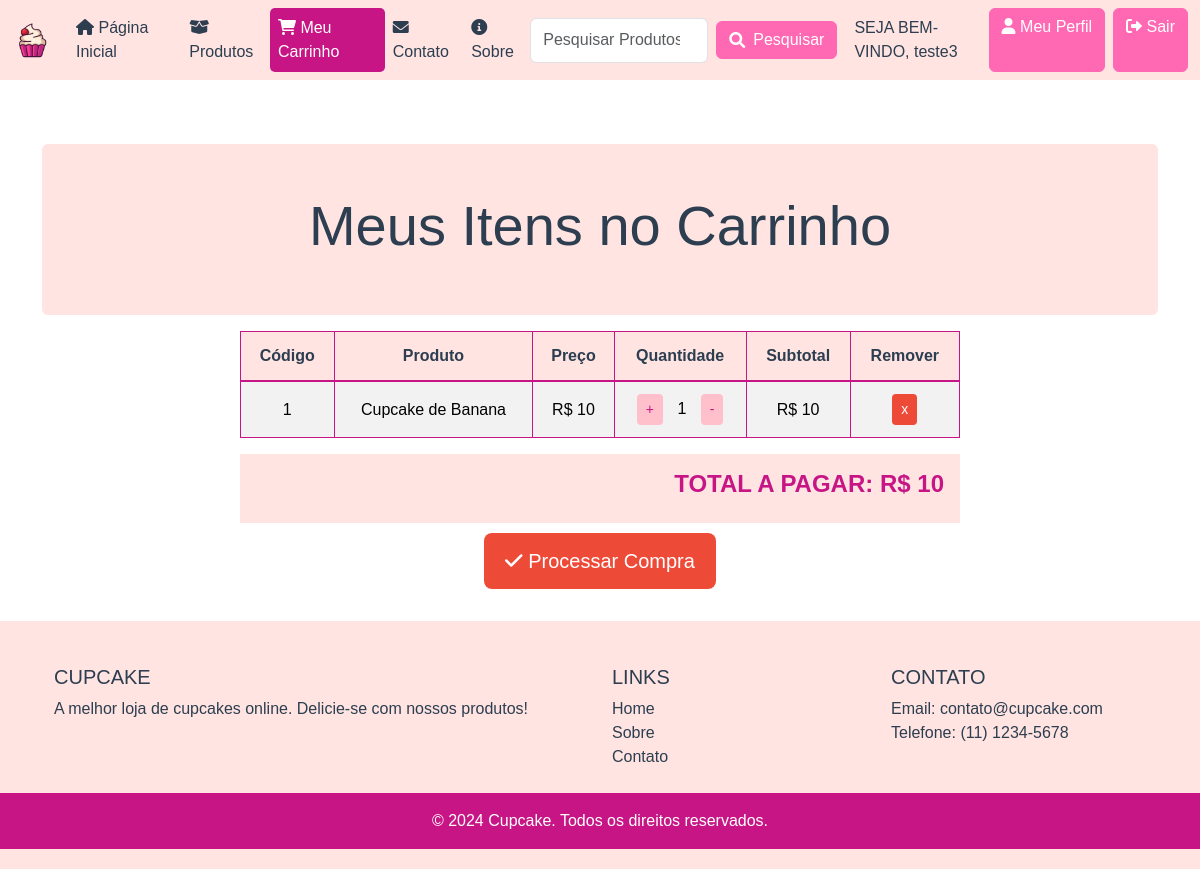
/meucarrinho/ (signed in), run on the app's committed database.
### cake/models.py (models this page shows, shortened)
class CarrinhoProduto(models.Model):
    carrinho = models.ForeignKey(Carrinho, on_delete=models.CASCADE)
    produto = models.ForeignKey(Produto, on_delete=models.CASCADE)
    avaliacao = models.PositiveIntegerField()
    quantidade = models.PositiveIntegerField()
    subtotal = models.PositiveIntegerField()

class Produto(models.Model):
    titulo = models.CharField(max_length=200)
    slug = models.SlugField(unique=True)
    categoria = models.ForeignKey(Categoria, on_delete=models.CASCADE)
    image = models.ImageField(upload_to="produtos")
    preco = models.PositiveIntegerField()
    descricao = models.TextField()

class Carrinho(models.Model):
    cliente = models.ForeignKey(Cliente, on_delete=models.SET_NULL, null=True, blank=True)
    total = models.PositiveIntegerField(default=0)
    criado_em = models.DateTimeField(auto_now_add=True)

### cake/views.py (the view)
# urls.py: path("meucarrinho/", meucarrinhoView.as_view(), name="meucarrinho"),
class meucarrinhoView(LojaMixin, TemplateView):
    template_name = "meucarrinho.html"
    def get_context_data(self, **kwargs):
        context = super().get_context_data(**kwargs)
        carrinho_id = self.request.session.get("carrinho_id", None)
        if carrinho_id:
            try:
                carrinho = Carrinho.objects.get(id=carrinho_id)
            except Carrinho.DoesNotExist:
                carrinho = None
        else:
            carrinho = None
        context['carrinho'] = carrinho
        return context

### cake/views.py (called while the page is built)
    def dispatch(self, request, *args, **kwargs):
        carrinho_id = request.session.get("carrinho_id")
        if carrinho_id:
            carrinho_obj = Carrinho.objects.get(id=carrinho_id)
            if request.user.is_authenticated and request.user.cliente:
                carrinho_obj.cliente = request.user.cliente
                carrinho_obj.save()
        return super().dispatch(request, *args, **kwargs)

### templates/meucarrinho.html (shortened to what this page needs)
{% extends 'base.html' %}
{% block content %}
<div class="container mt-3">
    {% if carrinho.carrinhoproduto_set.all %}
        <div class="row mb-3">
            <div class="col-md-12 text-center bg-light-pink p-5 rounded">
                <h1 class="display-4">Meus Itens no Carrinho</h1>
            </div>
        </div>
        <div class="row mb-3">
            <div class="col-md-8 offset-md-2">
                <table class="table table-striped table-bordered">
                    <thead class="bg-pink text-light">
                    <tr>
                        <th>Código</th>
                        <th>Produto</th>
                        <th>Preço</th>
                        <th>Quantidade</th>
                        <th>Subtotal</th>
                        <th>Remover</th>
                    </tr>
                    </thead>
                    <tbody>
                        {% for cp in carrinho.carrinhoproduto_set.all %}
                        <tr>
                            <td>{{ forloop.counter }}</td>
                            <td>{{ cp.produto.titulo }}</td>
                            <td>R$ {{ cp.produto.preco }}</td>
                            <td>
                                <a href="{% url 'cake:gerenciarcarrinho' cp.id %}?acao=inc" class="btn btn-sm" style="margin-right:10px; background-color:pink;text-decoration: none;">+</a>
                                {{ cp.quantidade }}
                                <a href="{% url 'cake:gerenciarcarrinho' cp.id %}?acao=dcr" class="btn btn-sm" style="margin-left:10px; background-color:pink;text-decoration: none;">-</a>
                            </td>
                            <td>R$ {{ cp.subtotal }}</td>
                            <td>
                                <a href="{% url 'cake:gerenciarcarrinho' cp.id %}?acao=rmv" class="btn btn-sm" style="background-color:#ee4a38;text-decoration: none; color: white;">x</a>
                            </td>
                        </tr>
                        {% endfor %}
                    </tbody>
                </table>
                <div class="bg-light-pink p-3">
                    <h4 class="text-end fw-bold">TOTAL A PAGAR: R$ {{ carrinho.total }}</h4>
                </div>
                <div class="row text-center mb-3" style="margin-top:10px;">
                    <div class="col">
                        <a href="{% url 'cake:checkout' %}" class="btn btn-lg" style="background-color: #ee4a38 !important; color: white;"><i class="fas fa-check"></i> Processar Compra</a>
                    </div>
                </div>
            </div>
        </div>
    {% endif %}
</div>
{% endblock %}

### templates/base.html (shortened to what this page needs)
<!DOCTYPE html>
<html lang="en">
<head>
    {% load static %}
    <link href="https://cdn.jsdelivr.net/npm/bootstrap@5.3.3/dist/css/bootstrap.min.css" rel="stylesheet">
    <link rel="stylesheet" href="{% static 'css/style.css' %}">
    <link rel="stylesheet" href="https://cdnjs.cloudflare.com/ajax/libs/font-awesome/6.0.0-beta3/css/all.min.css">
</head>
<body class="d-flex flex-column min-vh-100">
    <nav class="navbar navbar-expand-lg navbar-light bg-light">
        <div class="container-fluid">
            <a class="navbar-brand" href="{% url 'cake:home' %}"><img src="/static/images/cupcake-logo.png" style="width:40px;"></a>
            <div class="collapse navbar-collapse" id="navbarNav">
                <ul class="navbar-nav me-auto mb-2 mb-lg-0">
                    <li class="nav-item">
                        <a class="nav-link {% if request.resolver_match.url_name == 'home' %}active{% endif %}" aria-current="page" href="{% url 'cake:home' %}"><i class="fas fa-home"></i> Página Inicial</a>
                    </li>
                    <li class="nav-item">
                        <a class="nav-link {% if request.resolver_match.url_name == 'lista-de-produtos' %}active{% endif %}" href="{% url 'cake:lista-de-produtos' %}"><i class="fas fa-box-open"></i> Produtos</a>
                    </li>
                    <li class="nav-item">
                        <a class="nav-link {% if request.resolver_match.url_name == 'meucarrinho' %}active{% endif %}" href="{% url 'cake:meucarrinho' %}"><i class="fas fa-shopping-cart"></i> Meu Carrinho</a>
                    </li>
                    <li class="nav-item">
                        <a class="nav-link {% if request.resolver_match.url_name == 'contato' %}active{% endif %}" href="{% url 'cake:contato' %}"><i class="fas fa-envelope"></i> Contato</a>
                    </li>
                    <li class="nav-item">
                        <a class="nav-link {% if request.resolver_match.url_name == 'sobre' %}active{% endif %}" href="{% url 'cake:sobre' %}"><i class="fas fa-info-circle"></i> Sobre</a>
                    </li>
                </ul>
                <form class="d-flex align-items-center" action="{% url 'cake:pesquisar' %}" method="GET" style="margin-right: 9px;">
                    <input class="form-control me-2 search-form-input" type="search" name="keyword" placeholder="Pesquisar Produtos" aria-label="Search" required>
                    <button class="btn btn-outline-success d-flex align-items-center" type="submit">
                        <i class="fas fa-search me-2"></i> Pesquisar
                    </button>
                </form>
            </div>
            <div class="d-flex">
                {% if request.user.cliente %}
                    <span class="navbar-text me-2" style="margin-left: 0.5rem !important;">
                        SEJA BEM-VINDO, {{ request.user.username }}
                    </span>
                    <a class="btn btn-outline-secondary me-2" href="{% url 'cake:perfilcliente' %}"><i class="fas fa-user"></i> Meu Perfil</a>
                    <a class="btn btn-outline-danger" href="{% url 'cake:saircliente' %}"><i class="fas fa-sign-out-alt"></i> Sair</a>
                {% else %}
                    <a class="btn btn-outline-primary me-2" href="{% url 'cake:registrarcliente' %}"><i class="fas fa-user-plus"></i> Criar Conta</a>
                    <a class="btn btn-outline-secondary" href="{% url 'cake:entrarcliente' %}"><i class="fas fa-sign-in-alt"></i> Fazer Login</a>
                {% endif %}
            </div>
        </div>
    </nav>
    <div class="container mt-5 flex-grow-1">
        {% block content %}
        {% endblock %}
    </div>
    {% include 'footer.html' %}
</body>
</html>

### cake/static/css/style.css (style rules this page uses)
body, h1, h2, h3, h4, h5, h6, p, a, .btn, .navbar, .card, .container { font-family: 'Arial', sans-serif; color: #2c3e50; }
a { text-decoration: none; }
.navbar-light { background-color: #ff69b4; }
.navbar-light .navbar-brand, .navbar-light .navbar-nav .nav-link, .navbar-light .navbar-text { color: #2c3e50; }
.navbar-light .navbar-nav .nav-link.active { background-color: #c71585; color: #ffffff; border-radius: 5px; }
.btn-outline-success, .btn-outline-primary, .btn-outline-secondary, .btn-outline-danger, .btn-warning, .btn-primary, .btn-secondary { color: #ffffff; background-color: #ff69b4; border-color: #ff69b4; }
.btn-sm { padding: 0.25rem 0.5rem; font-size: 0.875rem; }
.table-striped tbody tr:nth-of-type(odd) { background-color: #ffe4e1; }
.table thead th { background-color: #ffb6c1; color: #ffffff; border-bottom: 2px solid #c71585; }
.table th, .table td { border: 1px solid #c71585; padding: 0.75rem; }
.table td { vertical-align: middle; }
.table th { text-align: center; vertical-align: middle; }
.fw-bold { font-weight: bold; color: #c71585; }
.bg-light { background-color: #ffe4e1 !important; }
.text-light { color: #ffffff !important; }
.bg-light-pink { background-color: #ffe4e1 !important; }
.bg-pink { background-color: #ffd1dc !important; }
body { display: flex; flex-direction: column; min-height: 100vh; }
.flex-grow-1 { flex-grow: 1; }
.form-control { height: 45px; font-size: 1rem; width: 100%; }
.form-control { height: 45px; font-size: 1rem; }
.btn-lg { padding: 0.75rem 1.25rem; font-size: 1.25rem; }
.table thead th { background-color: #ffe4e1; color: #2c3e50; text-align: center; }
.table tbody td { text-align: center; vertical-align: middle; }
.table tbody a { color: #c71585; text-decoration: none; }
.form-control.me-2 { margin-right: 1rem; flex: 0 1 250px; }
.navbar .btn { flex: 0 0 auto; }

### data on the page
CarrinhoProduto: produto.titulo "Cupcake de Banana", produto.preco "10", quantidade "1", subtotal "10"
Carrinho: total "10"

### other printed values
{{ request.user.username }} "teste3"
